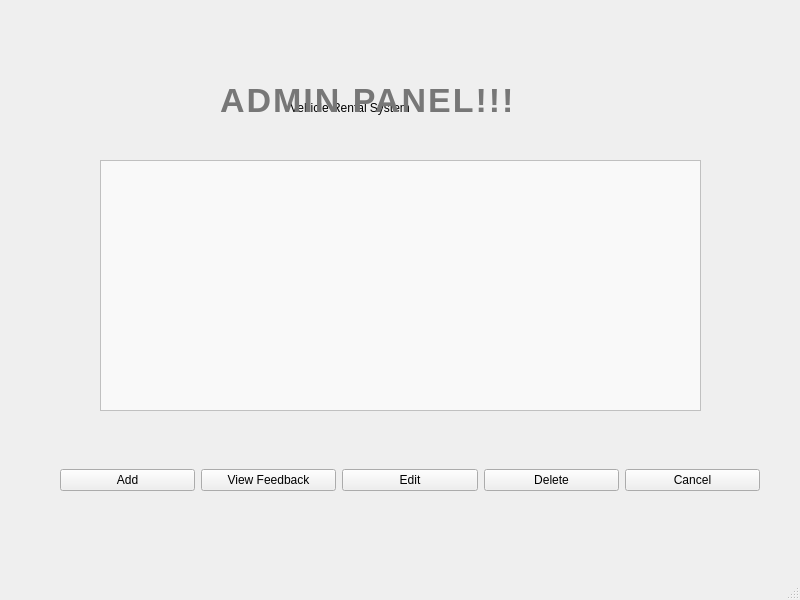
<?xml version="1.0" encoding="UTF-8"?>
<ui version="4.0">
 <class>MainWindow</class>
 <widget class="QMainWindow" name="MainWindow">
  <property name="geometry">
   <rect>
    <x>0</x>
    <y>0</y>
    <width>800</width>
    <height>600</height>
   </rect>
  </property>
  <property name="windowTitle">
   <string>MainWindow</string>
  </property>
  <widget class="QWidget" name="centralwidget">
   <widget class="QLabel" name="label">
    <property name="geometry">
     <rect>
      <x>290</x>
      <y>80</y>
      <width>200</width>
      <height>56</height>
     </rect>
    </property>
    <property name="text">
     <string>Vehicle Rental System</string>
    </property>
   </widget>
   <widget class="QPushButton" name="continueButton">
    <property name="geometry">
     <rect>
      <x>290</x>
      <y>280</y>
      <width>200</width>
      <height>30</height>
     </rect>
    </property>
    <property name="text">
     <string>Click here to Continue.</string>
    </property>
   </widget>
   <widget class="QWidget" name="adminPanel" native="true">
    <property name="geometry">
     <rect>
      <x>60</x>
      <y>380</y>
      <width>700</width>
      <height>200</height>
     </rect>
    </property>
    <layout class="QHBoxLayout" name="horizontalLayout">
     <item>
      <widget class="QPushButton" name="btnAdd">
       <property name="text">
        <string>Add</string>
       </property>
      </widget>
     </item>
     <item>
      <widget class="QPushButton" name="ViewFeedback">
       <property name="text">
        <string>View Feedback</string>
       </property>
      </widget>
     </item>
     <item>
      <widget class="QPushButton" name="btnEdit">
       <property name="text">
        <string>Edit</string>
       </property>
      </widget>
     </item>
     <item>
      <widget class="QPushButton" name="btnDelete">
       <property name="text">
        <string>Delete</string>
       </property>
      </widget>
     </item>
     <item>
      <widget class="QPushButton" name="cancel">
       <property name="text">
        <string>Cancel</string>
       </property>
      </widget>
     </item>
    </layout>
   </widget>
   <widget class="QWidget" name="customerPanel" native="true">
    <property name="geometry">
     <rect>
      <x>60</x>
      <y>140</y>
      <width>120</width>
      <height>80</height>
     </rect>
    </property>
   </widget>
   <widget class="QTableWidget" name="tableVehicle">
    <property name="geometry">
     <rect>
      <x>100</x>
      <y>160</y>
      <width>601</width>
      <height>251</height>
     </rect>
    </property>
    <property name="styleSheet">
     <string notr="true">QTableWidget {
    background-color: #f9f9f9;  /* light neutral background */
    color: #222222;             /* dark text */
    font-family: Arial, sans-serif;
    font-size: 12px;
    gridline-color: #cccccc;    /* subtle grid lines */
}

QHeaderView::section {
    background-color: #e1e1e1;  /* light gray headers */
    color: #333333;             /* dark gray text */
    padding: 4px;
    border: 1px solid #cccccc;
    font-weight: bold;
}

QTableWidget::item:selected {
    background-color: #a0a0a0;  /* muted gray for selected row */
    color: white;
}

QTableWidget::item:!selected:alternate {
    background-color: #f4f4f4; 
}

QTableWidget::item:!selected:!alternate {
    background-color: white;
}

QTableWidget::item {
    border: none;
    padding: 5px;
}


QHeaderView::section:focus {
    outline: none;
}
</string>
    </property>
   </widget>
   <widget class="QLabel" name="label_2">
    <property name="geometry">
     <rect>
      <x>220</x>
      <y>80</y>
      <width>381</width>
      <height>41</height>
     </rect>
    </property>
    <property name="styleSheet">
     <string notr="true">QLabel#label_2{
    color:  #777777; 
    font-size: 34px;
    font-weight: 700;
    font-family: &quot;Orbitron&quot;, &quot;Segoe UI&quot;, sans-serif;
    letter-spacing: 2px;
    qproperty-alignment: AlignCenter;
}
</string>
    </property>
    <property name="text">
     <string>ADMIN PANEL!!!</string>
    </property>
   </widget>
  </widget>
  <widget class="QMenuBar" name="menubar">
   <property name="geometry">
    <rect>
     <x>0</x>
     <y>0</y>
     <width>800</width>
     <height>26</height>
    </rect>
   </property>
  </widget>
  <widget class="QStatusBar" name="statusbar"/>
 </widget>
 <resources/>
 <connections/>
</ui>
